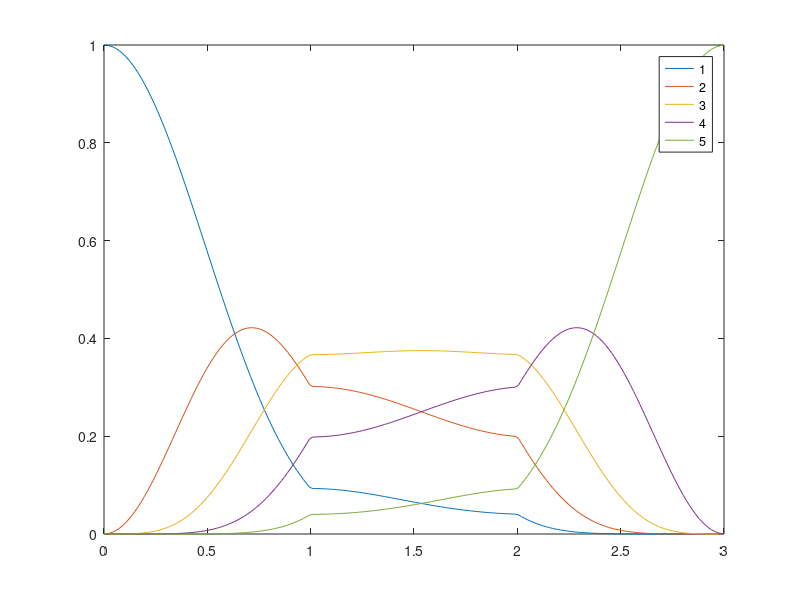

Reproduce this figure in MATLAB.
function Fig_2c
    Delta = 0;
    delta = -pi/30;
    c_0 = [1; 0; 0; 0; 0];
    function ab = coeff(t,A,phi)
        Omega_0 = A*exp(-1j*phi);
        Omega_R = sqrt(Delta.^2 + abs(Omega_0).^2);
        ab(1) = cos(t*pi/2*Omega_R/(pi)) - 1j * Delta/Omega_R * sin(t*pi/2*Omega_R/(pi));
        ab(2) = 1j * Omega_0/Omega_R * sin(t*pi/2*Omega_R/(pi));
        ab = [ab(1), ab(2)];
    end
    
    function U = propagator(t,A,phi)
    ab = coeff(t,A,phi);
    a = ab(1);
    b = ab(2);
    U = [sqrt(576)/24*a.^4, sqrt(144)/6*a.^3*b, sqrt(96)/4*a.^2*b.^2, sqrt(144)/6*a*b.^3, sqrt(576)/24*b.^4;
    -sqrt(144)/6*a.^3*conj(b), sqrt(36)/6*a.^3*conj(a) - sqrt(36)/2*a.^2*b*conj(b), sqrt(24)/2*a.^2*conj(a)*b - sqrt(24)/2*a*b.^2*conj(b), sqrt(36)/2*a*conj(a)*b.^2 - sqrt(36)/6*b.^3*conj(b), sqrt(144)/6*conj(a)*b.^3;
    sqrt(96)/4*a.^2*conj(b).^2, -sqrt(24)/2*a.^2*conj(a)*conj(b) + sqrt(24)/2*a*b*conj(b).^2, sqrt(16)/4*a.^2*conj(a).^2 - sqrt(16)/1*a*conj(a)*b*conj(b) + sqrt(16)/4*b.^2*conj(b).^2, sqrt(24)/2*a*conj(a).^2*b - sqrt(24)/2*conj(a)*b.^2*conj(b), sqrt(96)/4*conj(a).^2*b.^2;
    -sqrt(144)/6*a*conj(b).^3, sqrt(36)/2*a*conj(a)*conj(b).^2 - sqrt(36)/6*b*conj(b).^3, -sqrt(24)/2*a*conj(a).^2*conj(b) + sqrt(24)/2*conj(a)*b*conj(b).^2, sqrt(36)/6*a*conj(a).^3 - sqrt(36)/2*conj(a).^2*b*conj(b), sqrt(144)/6*conj(a).^3*b;
    sqrt(576)/24*conj(b).^4, -sqrt(144)/6*conj(a)*conj(b).^3, sqrt(96)/4*conj(a).^2*conj(b).^2, -sqrt(144)/6*conj(a).^3*conj(b), sqrt(576)/24*conj(a).^4];
    end
    
    function c = propagation(t)
        if t <=1 
            c = propagator(t,pi/2+delta,0)*c_0;
        elseif t<=2
            c = propagator(t-1,pi+2*delta,pi/2)*propagator(1,pi/2+delta,0)*c_0;
        else
            c= propagator(t-2,pi/2+delta,0)*propagator(1,pi+2*delta,pi/2)*propagator(1,pi/2+delta,0)*c_0;
        end
    end
    c = [];
    t_interval = linspace(0,3,200);
    for t = t_interval
        c = [c propagation(t)];
    end
    plot(t_interval, (abs(c(1,:))).^2, '-', t_interval, (abs(c(2,:))).^2, '-', t_interval, (abs(c(3,:))).^2, '-', t_interval, (abs(c(4,:))).^2, '-', t_interval, (abs(c(5,:))).^2, '-');
    ylim([0, 1]);
    legend('1','2','3','4','5')
end